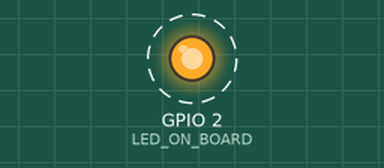
This program was run on a simulated ESP32. Parts: output pins drawn as LEDs (lit = HIGH). Dashed ring = blinking. WiFi joins after 1.5 s; servers stay silent unless stated; what the program prints to the serial monitor is not drawn.

Above: at 3.0 s.
Timing chart, 0 to 7.1 s (numbered marks = the images above):
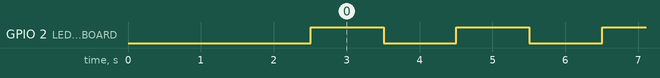

The program:

main.cpp
```cpp
/* Wifi_02.cpp - Connessione alla rete specificata nel file ConfigWifi.h e visualizzazione dell'IPv4 assegnato dal DHCP*/
#include <Arduino.h>
#include <WiFi.h>
#include "ConfigWifi.h"
#include <ESP32Ping.h>


const int LED_ON_BOARD = 2;
IPAddress remoteESP32(192, 168, 5, 254);

// dichiarazione funzioni di servizio

void setup() {
  Serial.begin(115200);
  pinMode(LED_ON_BOARD, OUTPUT);
  // Imposta l'ESP32 in modalità Station
  WiFi.mode(WIFI_STA);

  Serial.println("\nConnessione in corso...");
  WiFi.begin(ssid, password);

  // Attende finché la connessione non è stabilita
  while (WiFi.status() != WL_CONNECTED) {
    delay(500);
    Serial.print(".");
  }

  Serial.println("\nConnesso correttamente!");
  Serial.print("Indirizzo IP locale: ");
  Serial.println(WiFi.localIP());           // Stampa l'IP assegnato dal DHCP
  Serial.println(WiFi.subnetMask());
  Serial.println(WiFi.gatewayIP());

  Serial.print("Ping");
  Serial.print(remoteESP32);
  Serial.print("...");

  // ping con 5 pacchetti
  bool success = Ping.ping(remoteESP32, 5);

  if (success) {
  Serial.println("Ping a buon fine");
  } else {
  Serial.println("Nope. L’altro esp non risponde");
  }

}

void loop() {
  digitalWrite(LED_ON_BOARD, HIGH);
  delay(1000);
  digitalWrite(LED_ON_BOARD, LOW);
  delay(1000);
}

// definizione funzioni di servizio
```

ConfigWifi.h
```cpp
// Inserisci qui le tue credenziali
const char* ssid = "BancoSperimentale2G";
const char* password = "Galileo19";
```

Measured:
- by itself, GPIO 2 (LED_ON_BOARD): alternates HIGH for 1.0 s and LOW for 1.0 s
